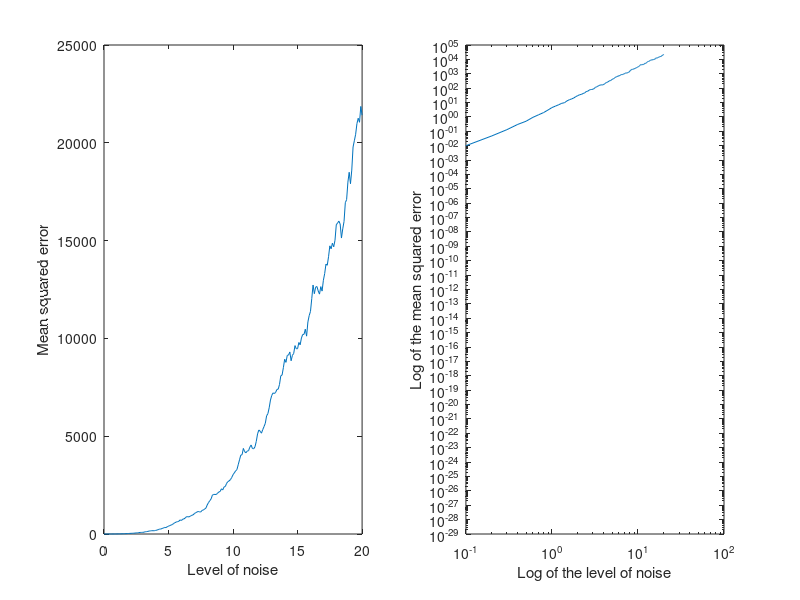

Recreate this plot in MATLAB.
% MATLAB program for exercise 3 in course 02457
% This program is for part 1 out of 3 
%
% "main3a" illustrates the use of a linear model and discriminant
% in a single layer network.
% 
% The parameters that should be changed are
%   w_t        : the true weight-vector used to generate training-set
%   noiselevel : the Variance of Gaussian noise on training-set
%   N          : Number of points in training set (= n^2)
% 
% The number of dimensions can be changed (by changing length of w_t),
% but the result is only plotted for w_t=[w0 w1 w2]'

%   (c) Karam Sidaros, September 1999.
%  Uses 
%

%%%%%%%%%%%%%%%%%%%%%%%%% Part 1 %%%%%%%%%%%%%%%%%%%%%%%%%%%
%%%%%%%%%%%%%%%%%%%%%  Linear Models %%%%%%%%%%%%%%%%%%%%%%%
%%%%%%%%%%%%%%%%%%%%%%%%%%%%%%%%%%%%%%%%%%%%%%%%%%%%%%%%%%%%
warning off

%%%%%%%%%%%%%%%%%%%%%%% Parameters %%%%%%%%%%%%%%%%%%%%%%%%%%%%%
w_t = [7 3 5]';	   % True weights

noiselevel = 1;    % Standard deviation of Gaussian noise on data
  
N = 100;           % Number of points in training set


d = length(w_t)-1;  % Number of dimensions
n=round(N^(1/d));  % Number of points in each dimension
N = n^d;

w_t
noiselevel
N
  
%%%%%%%%%%%%%%%%%%%%%%%%%%%%%%%%%%%%%%%%%%%%%%%%%%%%%%%%%

x0 = -1:2/(n-1):1;
x0 = x0';

X = ones(N,1);     % X matrix on a d-dimensional meshgrid
X(:,2) = repmat(x0,n^(d-1),1);
for a = 3:d+1;
  v = repmat(X(1:n^(a-2),a-1),1,n)';
  v = v(:);
  X(:,a) = repmat(v,n^(d-a+1),1);
end

T = (X*w_t);

noiselevels=0:0.1:20;
vErrors=[];

for i=noiselevels
    noiselevel=i;
    noise = randn(N,1) * noiselevel;
    T = T + noise;

    w = pinv(X)*T;
    %w = inv(X'*X)*X'*T

    Y = X*w;
    err = mean((Y-T).^2);
    vErrors=[vErrors err];
end

figure(2)
title('Mean square error over noise level')
subplot(1,2,1)
plot(noiselevels,vErrors)
xlabel('Level of noise')
ylabel('Mean squared error')
subplot(1,2,2)
loglog(noiselevels,vErrors)
xlabel('Log of the level of noise')
ylabel('Log of the mean squared error')
%%%%%%%%%%%%%%%%%%%%%% Results %%%%%%%%%%%%%%%%%%%
disp('The calculated weight-vector is ');
w
disp('The training error is');
err
